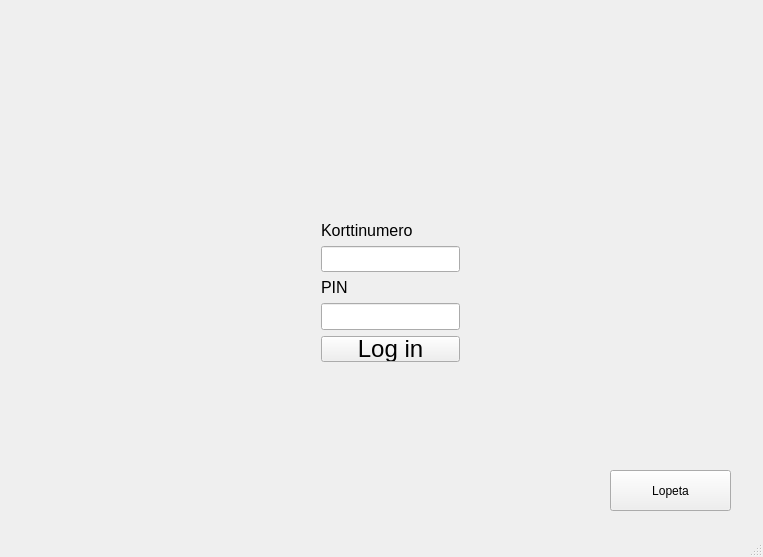
<?xml version="1.0" encoding="UTF-8"?>
<ui version="4.0">
 <class>MainWindow</class>
 <widget class="QMainWindow" name="MainWindow">
  <property name="geometry">
   <rect>
    <x>0</x>
    <y>0</y>
    <width>763</width>
    <height>557</height>
   </rect>
  </property>
  <property name="windowTitle">
   <string>MainWindow</string>
  </property>
  <widget class="QWidget" name="centralWidget">
   <widget class="QPushButton" name="btnLoginClose">
    <property name="geometry">
     <rect>
      <x>610</x>
      <y>470</y>
      <width>121</width>
      <height>41</height>
     </rect>
    </property>
    <property name="text">
     <string>Lopeta</string>
    </property>
   </widget>
   <widget class="QLabel" name="labelLoginInfo">
    <property name="geometry">
     <rect>
      <x>310</x>
      <y>380</y>
      <width>221</width>
      <height>41</height>
     </rect>
    </property>
    <property name="font">
     <font>
      <pointsize>12</pointsize>
     </font>
    </property>
    <property name="text">
     <string/>
    </property>
   </widget>
   <widget class="QWidget" name="">
    <property name="geometry">
     <rect>
      <x>310</x>
      <y>210</y>
      <width>161</width>
      <height>163</height>
     </rect>
    </property>
    <layout class="QVBoxLayout" name="verticalLayout">
     <item>
      <widget class="QLabel" name="label">
       <property name="font">
        <font>
         <pointsize>12</pointsize>
        </font>
       </property>
       <property name="text">
        <string>Korttinumero</string>
       </property>
      </widget>
     </item>
     <item>
      <widget class="QLineEdit" name="lineEditKorttinumero">
       <property name="font">
        <font>
         <pointsize>14</pointsize>
        </font>
       </property>
      </widget>
     </item>
     <item>
      <widget class="QLabel" name="label_2">
       <property name="font">
        <font>
         <pointsize>12</pointsize>
        </font>
       </property>
       <property name="text">
        <string>PIN</string>
       </property>
      </widget>
     </item>
     <item>
      <widget class="QLineEdit" name="lineEditPIN">
       <property name="font">
        <font>
         <pointsize>14</pointsize>
        </font>
       </property>
       <property name="echoMode">
        <enum>QLineEdit::Password</enum>
       </property>
      </widget>
     </item>
     <item>
      <widget class="QPushButton" name="btnLogin">
       <property name="font">
        <font>
         <pointsize>18</pointsize>
        </font>
       </property>
       <property name="text">
        <string>Log in</string>
       </property>
      </widget>
     </item>
    </layout>
   </widget>
  </widget>
  <widget class="QStatusBar" name="statusBar"/>
 </widget>
 <layoutdefault spacing="6" margin="11"/>
 <resources/>
 <connections/>
</ui>
